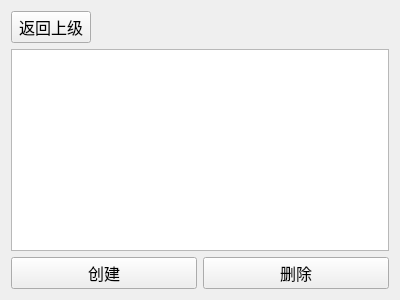
<?xml version="1.0" encoding="UTF-8"?>
<ui version="4.0">
 <class>PraticalArrayListWidget</class>
 <widget class="QWidget" name="PraticalArrayListWidget">
  <property name="geometry">
   <rect>
    <x>0</x>
    <y>0</y>
    <width>400</width>
    <height>300</height>
   </rect>
  </property>
  <property name="windowTitle">
   <string>Form</string>
  </property>
  <layout class="QVBoxLayout" name="verticalLayout">
   <item>
    <layout class="QHBoxLayout" name="horizontalLayout_2">
     <item>
      <widget class="QPushButton" name="pre">
       <property name="font">
        <font>
         <family>文泉驿正黑</family>
         <pointsize>12</pointsize>
        </font>
       </property>
       <property name="text">
        <string>返回上级</string>
       </property>
      </widget>
     </item>
     <item>
      <spacer name="horizontalSpacer">
       <property name="orientation">
        <enum>Qt::Horizontal</enum>
       </property>
       <property name="sizeHint" stdset="0">
        <size>
         <width>40</width>
         <height>20</height>
        </size>
       </property>
      </spacer>
     </item>
    </layout>
   </item>
   <item>
    <widget class="QListView" name="listView">
     <property name="palette">
      <palette>
       <active>
        <colorrole role="Text">
         <brush brushstyle="SolidPattern">
          <color alpha="255">
           <red>85</red>
           <green>170</green>
           <blue>0</blue>
          </color>
         </brush>
        </colorrole>
        <colorrole role="PlaceholderText">
         <brush brushstyle="SolidPattern">
          <color alpha="128">
           <red>85</red>
           <green>170</green>
           <blue>0</blue>
          </color>
         </brush>
        </colorrole>
       </active>
       <inactive>
        <colorrole role="Text">
         <brush brushstyle="SolidPattern">
          <color alpha="255">
           <red>85</red>
           <green>170</green>
           <blue>0</blue>
          </color>
         </brush>
        </colorrole>
        <colorrole role="PlaceholderText">
         <brush brushstyle="SolidPattern">
          <color alpha="128">
           <red>85</red>
           <green>170</green>
           <blue>0</blue>
          </color>
         </brush>
        </colorrole>
       </inactive>
       <disabled>
        <colorrole role="Text">
         <brush brushstyle="SolidPattern">
          <color alpha="255">
           <red>190</red>
           <green>190</green>
           <blue>190</blue>
          </color>
         </brush>
        </colorrole>
        <colorrole role="PlaceholderText">
         <brush brushstyle="SolidPattern">
          <color alpha="128">
           <red>0</red>
           <green>0</green>
           <blue>0</blue>
          </color>
         </brush>
        </colorrole>
       </disabled>
      </palette>
     </property>
     <property name="font">
      <font>
       <family>文泉驿正黑</family>
       <pointsize>26</pointsize>
      </font>
     </property>
    </widget>
   </item>
   <item>
    <layout class="QHBoxLayout" name="horizontalLayout">
     <item>
      <widget class="QPushButton" name="createArray">
       <property name="font">
        <font>
         <family>文泉驿正黑</family>
         <pointsize>12</pointsize>
        </font>
       </property>
       <property name="text">
        <string>创建</string>
       </property>
      </widget>
     </item>
     <item>
      <widget class="QPushButton" name="deleteArray">
       <property name="font">
        <font>
         <family>文泉驿正黑</family>
         <pointsize>12</pointsize>
        </font>
       </property>
       <property name="text">
        <string>删除</string>
       </property>
      </widget>
     </item>
    </layout>
   </item>
  </layout>
 </widget>
 <resources/>
 <connections/>
</ui>
